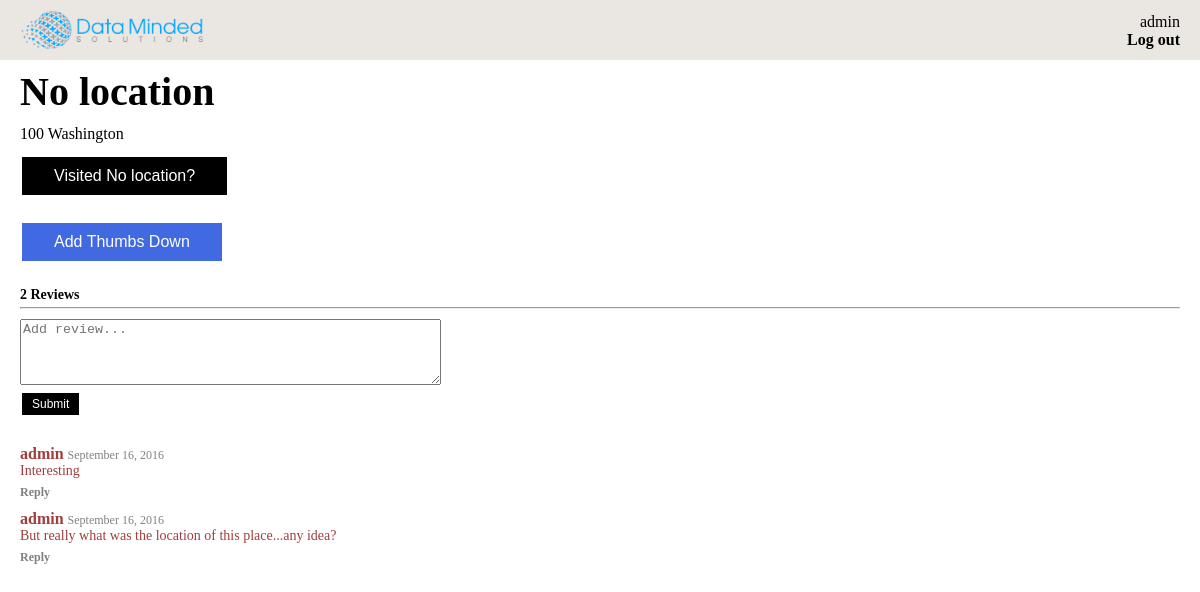
Page /lunch/restaurant/2/ (signed in) on the earlier database version.
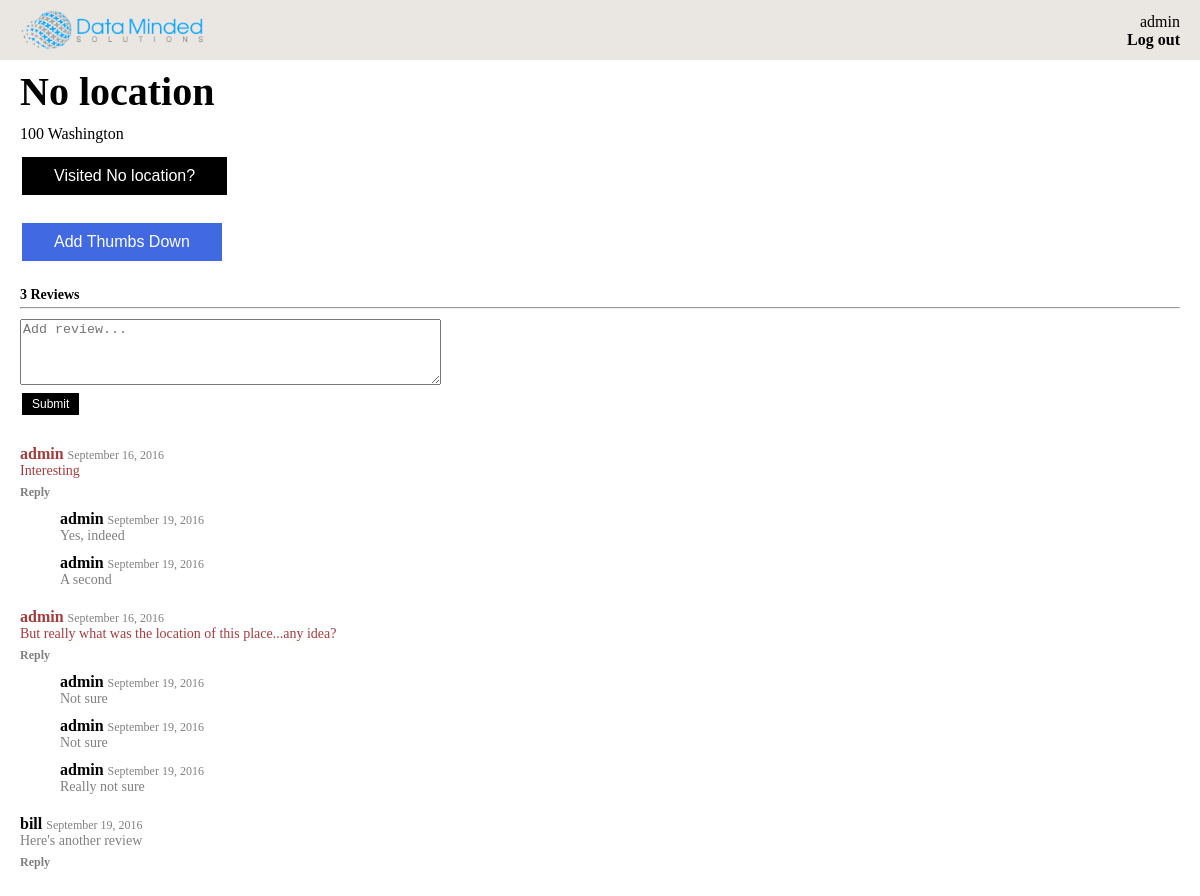
Same page on the later database version.
### lunch/models.py (models this page shows, shortened)
class Review(models.Model):
	text = models.TextField()
	date = models.DateTimeField('date posted')
	restaurant = models.ForeignKey(Restaurant, on_delete=models.CASCADE)
	author = models.ForeignKey(User, on_delete=models.CASCADE, null=True)
	comments = models.ManyToManyField('ReviewComment')

class ReviewComment(models.Model):
	text = models.TextField()
	date = models.DateTimeField('date posted')
	parent_review = models.ForeignKey(Review, on_delete=models.CASCADE)
	author = models.ForeignKey(User, on_delete=models.CASCADE, null=True)

### lunch/views.py (the view)
# urls.py: url(r'^restaurant/(?P<restaurant_id>[0-9]+)/$', views.restaurant, name='restaurant'),
@login_required
def restaurant(request, restaurant_id):
	restaurant = get_object_or_404(Restaurant, pk=restaurant_id)
	reviews = Review.objects.filter(restaurant__pk=restaurant_id)
	thumbs_down = restaurant.thumbs_down_by_users.all().filter(pk=request.user.pk).exists()
	return render(request, 'lunch/restaurant.html',
		{'restaurant': restaurant,
		'reviews': reviews,
		'thumbs_down': thumbs_down})

### lunch/templates/lunch/restaurant.html (shortened to what this page needs)
{% extends './lunch_base.html' %}
{% load static %}
{% block content %}
<div class="pbl">
	<div class="name_and_thumb">
		<span class="restaurant_name">{{ restaurant.name }}</span>
	</div>
	<div class="ptm pbm">{{ restaurant.address }}</div>
	{% if restaurant.visited == False %}
	<div class="pbl">
		<button class="button" onclick="location.href='{% url 'mark_restaurant_visited' restaurant.pk %}'">Visited {{ restaurant.name }}?</button>
	</div>
	{% endif %}
	<button class="button blue_button" onclick="location.href='{% url 'update_thumbs_down' restaurant.pk %}'">{% if thumbs_down %}Remove{% else %}Add{% endif %} Thumbs Down</button>
</div>
<span class="review_count">{{ reviews|length }} {% if reviews|length == 1 %}Review{% else %}Reviews{% endif %}</span>
<hr class="review_horizontal_rule">
<form action="{% url 'add_review' restaurant.id %}" method="post">
	<textarea name="new_review" rows="4" cols="50" placeholder="Add review..."></textarea>
	<br>
	<input type="submit" value="Submit" class="small_button">
</form>
<ul class="review_list">
{% for review in reviews %}
	<li class="pbm">
		<span class="review_author {% if review.author == request.user %}user_review{% endif %}">{{ review.author.username }}</span><span class="review_date">{{ review.date|date:"F j, Y" }}</span>
		<div class="review_text {% if review.author == request.user %}user_review{% endif %}">{{ review.text }}</div>
		<a href="#" class="reply_link">
			<div id="{{ review.id }}">Reply</div>
		</a>
	{% if review.comments.all|length %}
		<ul class="comment_list">
		{% for comment in review.comments.all %}
			<li class="pbm">
				<span class="comment_author">{{ comment.author.username }}</span><span class="comment_date">{{ comment.date|date:"F j, Y" }}</span>
				<div class="comment_text">{{ comment.text }}</div>
			</li>
		{% endfor %}
		</ul>
	{% endif %}
	</li>
{% endfor %}
</ul>
{% endblock %}

Differences in the rows shown:
added ReviewComment: author.username "admin", date "September 19, 2016", text "Yes, indeed", shown under Review "Interesting"
added ReviewComment: author.username "admin", date "September 19, 2016", text "A second", shown under Review "Interesting"
added ReviewComment: author.username "admin", date "September 19, 2016", text "Not sure", shown under Review "But really what was the location of this place...any idea?"
added ReviewComment: author.username "admin", date "September 19, 2016", text "Not sure", shown under Review "But really what was the location of this place...any idea?"
added ReviewComment: author.username "admin", date "September 19, 2016", text "Really not sure", shown under Review "But really what was the location of this place...any idea?"
added Review: author.username "bill", date "September 19, 2016", text "Here's another review"
Other differences:
{{ reviews|length }}: "2" → "3"
